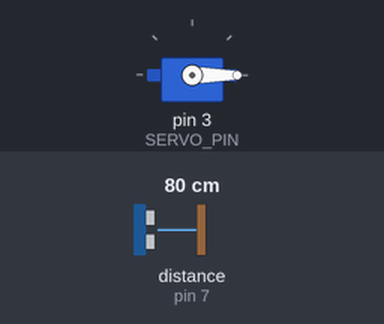
This sketch was run on a simulated Arduino Uno, built with avr-gcc and run on an emulated ATmega328P. On the bench: servo. Wiring (inferred from the names in the program): ultrasonic range finder: trigger pin 6; echo pin 7. Inputs (shaded band) come from the test bench; at power-on: distance to the obstacle (sensor on pin 7) 80 cm. The echo pulse lasts 58.3 µs per cm.

Above: at 1.3 s.
1.4 s: distance to the obstacle (sensor on pin 7) set to 7 cm
2.9 s: distance to the obstacle (sensor on pin 7) set to 4 cm
At 3.4 s:
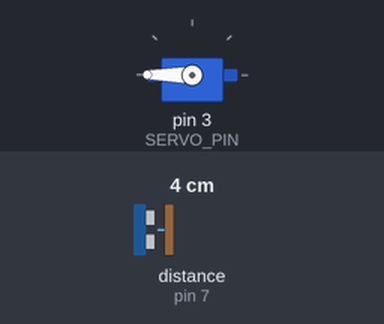
4.5 s: distance to the obstacle (sensor on pin 7) set to 9 cm
At 5.7 s:
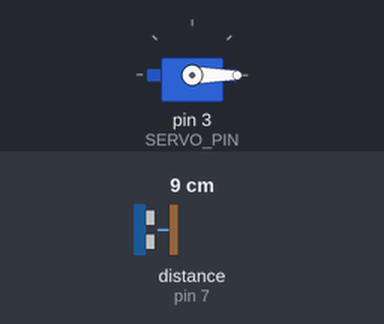
6.0 s: distance to the obstacle (sensor on pin 7) set to 2 cm
At 7.0 s:
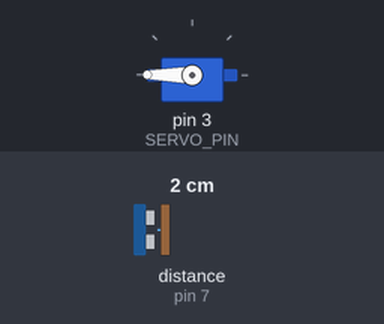
Timing chart, 0 to 8.5 s (numbered marks = the images above; inputs shaded):
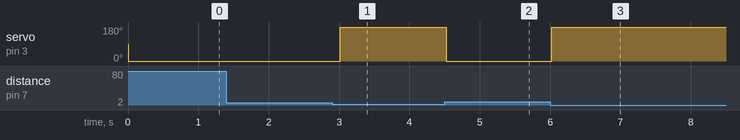

The sketch:

4th_1910v1.1_ultrasonic_sensor.ino
```cpp
#include <NewPing.h>

// サーボモータ
//   茶色：    GND
//   赤：      5V
//   オレンジ： 3pin

// Ultrasonic Sensor
//   Vcc – 電源入力 => 5V
//   Trig – トリガー 超音波出力用の信号を送信 =>
//   Echo – エコー 超音波入力用の信号を受信
//   GND – グランド

#include <Servo.h>

Servo myServo;

const int TRIG_PIN = 6;  // trigピン
const int ECHO_PIN = 7;  // echoピン
const int SERVO_PIN = 3; // サーボモーター

void setup() {
  pinMode( TRIG_PIN, OUTPUT );
  pinMode( ECHO_PIN, INPUT );

  myServo.attach(SERVO_PIN); // 3番ピンでサーボモーターを制御
  myServo.write(90);         // 90度で初期化
}

float distance = 0; //距離 cm

void loop() {
  digitalWrite(TRIG_PIN, LOW);  //超音波を出力終了
  delayMicroseconds(2);
  digitalWrite(TRIG_PIN, HIGH); //超音波を出力
  delayMicroseconds(10);
  digitalWrite(TRIG_PIN, LOW);  //超音波を出力終了

  int t = pulseIn(ECHO_PIN, HIGH); //センサからの入力

  if (t > 0) {
    distance = t * 0.017;
  }

  if(distance <= 5) {   //もし距離センサの値が 5cm 以内なら
    myServo.write(180); //サーボモータの角度を 180 度(箱を開ける)
  } else {              //センサの近くにものがない時
    myServo.write(0);   //サーボモータの角度を 0 度にする(箱を閉じる)
  }
  delay(500);
}
```

Measured:
- the behaviour switches between 6 and 5 cm on distance to the obstacle (sensor on pin 7) (found by bisection; images 0 and 1)
- after the input at 1.4 s, every drawn part: stays the same
- after the input at 2.9 s, servo on pin 3 (SERVO_PIN): 0° → 180° after 0.12 s
- after the input at 4.5 s, servo on pin 3 (SERVO_PIN): 180° → 0° at once
- after the input at 6.0 s, servo on pin 3 (SERVO_PIN): 0° → 180° at once
